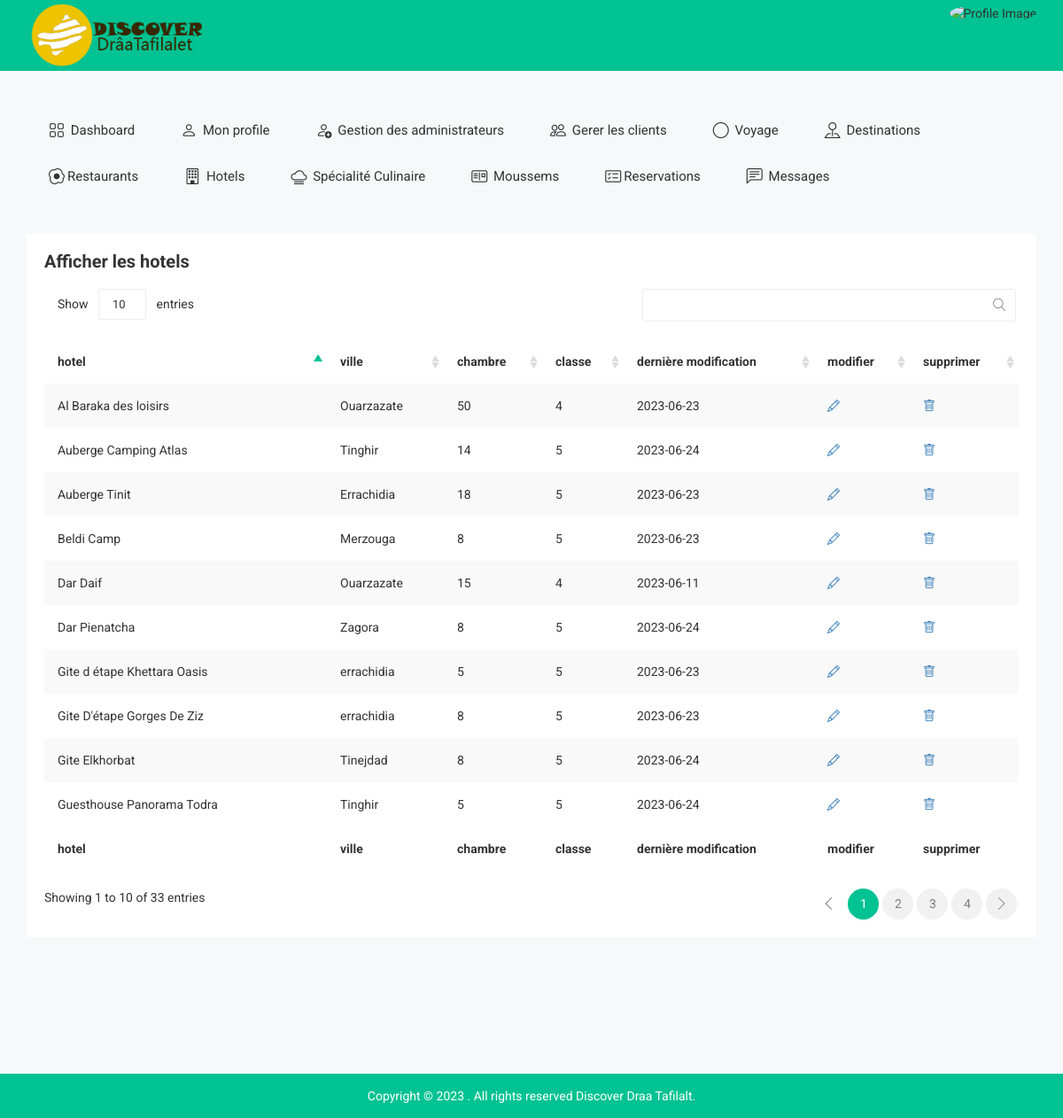
Page /affiche-hotel.php (signed in) on the committed database.
### tables this page shows
CREATE TABLE `hotel` (
  `id-hotel` int(255) NOT NULL,
  `nom` varchar(90) NOT NULL,
  `ville` varchar(90) NOT NULL,
  `carte` varchar(10000) NOT NULL,
  `chambre` int(50) NOT NULL,
  `classe` int(30) NOT NULL,
  `location` varchar(1000) NOT NULL,
  `prix` decimal(60,0) DEFAULT 350,
  `img1` varchar(255) NOT NULL,
  `img2` varchar(255) NOT NULL,
  `img3` varchar(255) NOT NULL,
  `date-add` date NOT NULL
);

### affiche-hotel.php (the view, shortened to what this page needs)
<?php
include 'connection.php';
$sql = 'SELECT *
		FROM hotel';
 $statement = $pdo->query($sql);
 $publishers = $statement->fetchAll(PDO::FETCH_ASSOC);
?>
<!doctype html>
<html class="no-js" lang="">
<head>
    <link rel="stylesheet" href="https://cdn.jsdelivr.net/npm/bootstrap-icons@1.10.5/font/bootstrap-icons.css">
        <link rel="stylesheet" href="css/bootstrap.min.css">
        <link rel="stylesheet" href="css/font-awesome.min.css">
        <link rel="stylesheet" href="css/owl.carousel.css">
        <link rel="stylesheet" href="css/owl.theme.css">
        <link rel="stylesheet" href="css/owl.transitions.css">
        <link rel="stylesheet" href="css/meanmenu/meanmenu.min.css">
        <link rel="stylesheet" href="css/animate.css">
        <link rel="stylesheet" href="css/normalize.css">
        <link rel="stylesheet" href="css/wave/waves.min.css">
        <link rel="stylesheet" href="css/wave/button.css">
        <link rel="stylesheet" href="css/scrollbar/jquery.mCustomScrollbar.min.css">
        <link rel="stylesheet" href="css/notika-custom-icon.css">
        <link rel="stylesheet" href="css/jquery.dataTables.min.css">
        <link rel="stylesheet" href="css/main.css">
        <link rel="stylesheet" href="style.css">
        <link rel="stylesheet" href="css/responsive.css">
</head>
<body>
    <?php include 'tophead.php' ?>
    <div class="main-menu-area mg-tb-40">
    </div>
    <div class="notika-status-area">
        <div class="container">
            <div class="row">
                <div class="col-lg-12 col-md-12 col-sm-12 col-xs-12">
                    <div class="data-table-list">
                        <div class="basic-tb-hd">
                            <h2>Afficher les hotels</h2>
                        </div>
                        <div class="table-responsive">
                            <table id="data-table-basic" class="table table-striped">
                                <thead>
                                    <tr>
                                        <th>hotel</th>
                                        <th>ville</th>
                                        <th>chambre</th>
                                        <th>classe</th>
                                        <th>dernière modification</th>
                                        <th>modifier</th>
                                        <th>supprimer</th>
                                    </tr>
                                </thead>
                                <tbody>
                                <?php
                                if ($publishers) {
                                    foreach ($publishers as $publisher) {?>
                                    <tr>
                                        <td><?php  echo $publisher['nom'] ?></td>
                                        <td><?php  echo $publisher['ville'] ?></td>
                                        <td><?php  echo $publisher['chambre'] ?></td>
                                        <td><?php  echo $publisher['classe'] ?></td>
                                        <td><?php  echo $publisher['date-add'] ?></td>
                                        <td><a href="update-hotel.php?modi=<?php echo $publisher['id-hotel'] ?>"> <i class="bi bi-pencil"></i></a></td>
                                        <td><a href="delete-hotel.php?id=<?php echo $publisher['id-hotel'] ?>"><i class="bi bi-trash"></i></a></td>
                                    </tr>
                               <?php }}
                                ?>
                                </tbody>
                                <tfoot>
                                    <tr>
                                    <th>hotel</th>
                                        <th>ville</th>
                                        <th>chambre</th>
                                        <th>classe</th>
                                        <th>dernière modification</th>
                                        <th>modifier</th>
                                        <th>supprimer</th>
                                    </tr>
                                </tfoot>
                            </table>
                        </div>
                    </div>
                </div>
            </div>
        </div>
    </div>
    <div class="footer-copyright-area">
        <div class="container">
            <div class="row">
                <div class="col-lg-12 col-md-12 col-sm-12 col-xs-12">
                    <div class="footer-copy-right">
                        <p>Copyright © 2023
. All rights reserved Discover Draa Tafilalt.</p>
                    </div>
                </div>
            </div>
        </div>
    </div>
</body>
</html>

### css/main.css (style rules this page uses)
html { color: #222; font-size: 1em; line-height: 1.4; }

### rows in the picture
hotel: nom "Dar Daif", ville "Ouarzazate", chambre "15", classe "4", value "2023-06-11"
hotel: nom "Auberge Tinit", ville "Errachidia", chambre "18", classe "5", value "2023-06-23"
hotel: nom "Gite D'étape Gorges De Ziz", ville "errachidia", chambre "8", classe "5", value "2023-06-23"
hotel: nom "Gite d étape Khettara Oasis", ville "errachidia", chambre "5", classe "5", value "2023-06-23"
hotel: nom "Al Baraka des loisirs", ville "Ouarzazate", chambre "50", classe "4", value "2023-06-23"
hotel: nom "Beldi Camp", ville "Merzouga", chambre "8", classe "5", value "2023-06-23"
hotel: nom "Guesthouse Panorama Todra", ville "Tinghir", chambre "5", classe "5", value "2023-06-24"
hotel: nom "Auberge Camping Atlas", ville "Tinghir", chambre "14", classe "5", value "2023-06-24"
hotel: nom "Gite Elkhorbat", ville "Tinejdad", chambre "8", classe "5", value "2023-06-24"
hotel: nom "Dar Pienatcha", ville "Zagora", chambre "8", classe "5", value "2023-06-24"
